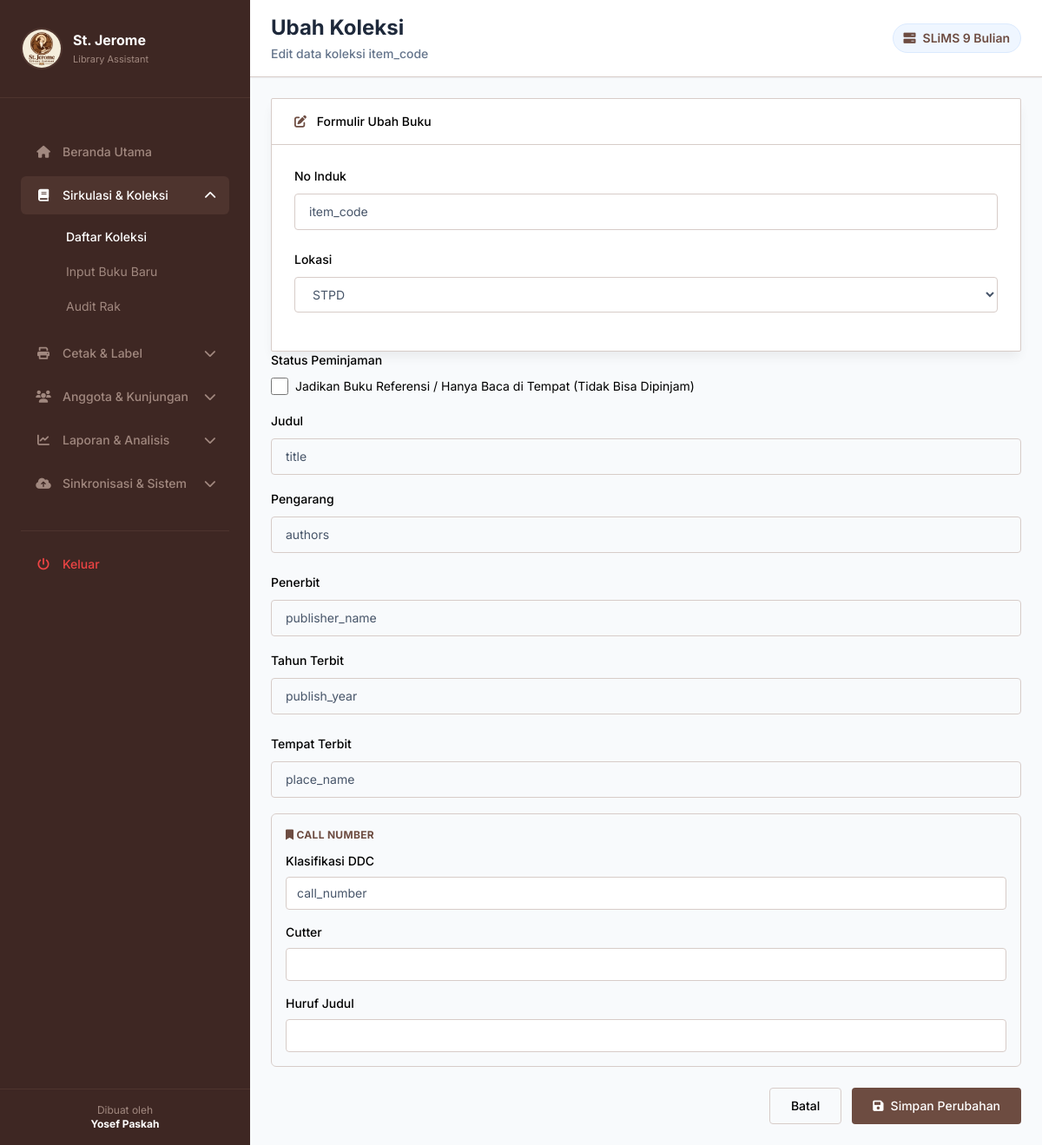
Screenshot of /koleksi/edit/28328 (signed in) with the database file from the repository.
### tables this page shows
CREATE TABLE buku (
        id INTEGER PRIMARY KEY AUTOINCREMENT,
        no_induk TEXT UNIQUE NOT NULL,
        judul TEXT NOT NULL,
        gmd TEXT DEFAULT 'Text',
        edisi TEXT,
        isbn TEXT,
        penerbit TEXT,
        tahun_terbit TEXT,
        deskripsi_fisik TEXT,
        judul_seri TEXT,
        klasifikasi TEXT,
        cutter TEXT,
        huruf_judul TEXT,
        bahasa TEXT DEFAULT 'Indonesia',
        tempat_terbit TEXT,
        copy_ke INTEGER DEFAULT 1,
        catatan TEXT,
        pengarang TEXT,
        subjek TEXT,
        status_buku TEXT DEFAULT 'BELI',
        lokasi TEXT DEFAULT 'STPD',
        tgl_terima TEXT
    , gambar_sampul TEXT, is_reference_only INTEGER DEFAULT 0);

### app.py (the view, shortened to what this page needs)
@app.route('/koleksi/edit/<int:id>', methods=['GET', 'POST'])
@login_required
def edit_koleksi(id):
    conn = database.get_db_connection()
    buku = conn.execute('SELECT * FROM buku WHERE id = ?', (id,)).fetchone()
    conn.close()
    return render_template('edit_koleksi.html', buku=buku)

### app.py (called while the page is built)
def login_required(f):
    @wraps(f)
    def decorated_function(*args, **kwargs):
        if 'logged_in' not in session:
            return redirect(url_for('login', next=request.url))
        return f(*args, **kwargs)
    return decorated_function

### database.py (called while the page is built)
def get_db_connection():
    conn = sqlite3.connect(DB_NAME)
    conn.row_factory = sqlite3.Row
    return conn

### templates/edit_koleksi.html (shortened to what this page needs)
{% extends 'layout.html' %}
{% block page_title %}Ubah Koleksi{% endblock %}
{% block page_subtitle %}Edit data koleksi {{ buku.no_induk }}{% endblock %}
{% block content %}
<div class="rounded-sm border border-stroke bg-white shadow-default w-full max-w-4xl mx-auto">
    <div class="border-b border-stroke py-4 px-6.5">
        <h3 class="font-medium text-black">
            <i class="fa-solid fa-pen-to-square mr-2 text-primary"></i> Formulir Ubah Buku
        </h3>
    </div>
    <form method="POST" class="p-6.5">
        <div class="mb-4.5 flex flex-col gap-6 xl:flex-row">
            <div class="w-full xl:w-1/2">
                <label class="mb-2.5 block text-black font-medium text-sm">No Induk</label>
                <input type="text" name="no_induk" value="{{ buku.no_induk }}" required class="w-full rounded border-[1.5px] border-stroke bg-transparent py-2.5 px-4 outline-none transition focus:border-primary active:border-primary">
            </div>
            <div class="w-full xl:w-1/2">
                <label class="mb-2.5 block text-black font-medium text-sm">Lokasi</label>
                <select name="lokasi" class="w-full rounded border-[1.5px] border-stroke bg-transparent py-2.5 px-4 outline-none transition focus:border-primary active:border-primary">
                    <option value="STPD" {% if buku.lokasi == 'STPD' %}selected{% endif %}>STPD</option>
                </select>
            </div>
        </div>        </div>
        <div class="mb-5 flex flex-col xl:flex-row gap-5">
            <div class="w-full">
                <label class="mb-2.5 block text-black font-medium text-sm">Status Peminjaman</label>
                <label class="flex items-center gap-2 cursor-pointer">
                    <input type="checkbox" name="is_reference_only" value="1" {% if buku.is_reference_only %}checked{% endif %} class="w-5 h-5 rounded border-stroke text-primary focus:ring-primary">
                    <span class="text-black">Jadikan Buku Referensi / Hanya Baca di Tempat (Tidak Bisa Dipinjam)</span>
                </label>
            </div>
        </div>
        <div class="mb-4.5">
            <label class="mb-2.5 block text-black font-medium text-sm">Judul</label>
            <input type="text" name="judul" value="{{ buku.judul }}" required class="w-full rounded border-[1.5px] border-stroke bg-transparent py-2.5 px-4 outline-none transition focus:border-primary active:border-primary">
        </div>
        <div class="mb-4.5 flex flex-col gap-6 xl:flex-row">
            <div class="w-full xl:w-1/2">
                <label class="mb-2.5 block text-black font-medium text-sm">Pengarang</label>
                <input type="text" name="pengarang" value="{{ buku.pengarang }}" class="w-full rounded border-[1.5px] border-stroke bg-transparent py-2.5 px-4 outline-none transition focus:border-primary active:border-primary">
            </div>
            <div class="w-full xl:w-1/2">
                <label class="mb-2.5 block text-black font-medium text-sm">Penerbit</label>
                <input type="text" name="penerbit" value="{{ buku.penerbit }}" class="w-full rounded border-[1.5px] border-stroke bg-transparent py-2.5 px-4 outline-none transition focus:border-primary active:border-primary">
            </div>
        </div>
        <div class="mb-4.5 flex flex-col gap-6 xl:flex-row">
            <div class="w-full xl:w-1/2">
                <label class="mb-2.5 block text-black font-medium text-sm">Tahun Terbit</label>
                <input type="text" name="tahun_terbit" value="{{ buku.tahun_terbit }}" class="w-full rounded border-[1.5px] border-stroke bg-transparent py-2.5 px-4 outline-none transition focus:border-primary active:border-primary">
            </div>
            <div class="w-full xl:w-1/2">
                <label class="mb-2.5 block text-black font-medium text-sm">Tempat Terbit</label>
                <input type="text" name="tempat_terbit" value="{{ buku.tempat_terbit }}" class="w-full rounded border-[1.5px] border-stroke bg-transparent py-2.5 px-4 outline-none transition focus:border-primary active:border-primary">
            </div>
        </div>
        <div class="mb-6 rounded-md border border-stroke bg-slate-50 p-4">
            <div class="mb-3 text-xs font-bold text-primary uppercase tracking-wide">
                <i class="fa-solid fa-bookmark text-primary"></i> Call Number
            </div>
            <div class="flex flex-col gap-4 xl:flex-row">
                <div class="w-full xl:w-1/3">
                    <label class="mb-2 block text-black font-medium text-sm">Klasifikasi DDC</label>
                    <input type="text" name="klasifikasi" value="{{ buku.klasifikasi }}" class="w-full rounded border-[1.5px] border-stroke bg-white py-2 px-3 outline-none transition focus:border-primary active:border-primary">
                </div>
                <div class="w-full xl:w-1/3">
                    <label class="mb-2 block text-black font-medium text-sm">Cutter</label>
                    <input type="text" name="cutter" value="{{ buku.cutter }}" class="w-full rounded border-[1.5px] border-stroke bg-white py-2 px-3 outline-none transition focus:border-primary active:border-primary">
                </div>
                <div class="w-full xl:w-1/3">
                    <label class="mb-2 block text-black font-medium text-sm">Huruf Judul</label>
                    <input type="text" name="huruf_judul" value="{{ buku.huruf_judul }}" class="w-full rounded border-[1.5px] border-stroke bg-white py-2 px-3 outline-none transition focus:border-primary active:border-primary">
                </div>
            </div>
        </div>
        <div class="flex justify-end gap-3">
            <a href="/koleksi?lokasi={{ buku.lokasi }}" class="rounded border border-stroke py-2.5 px-6 font-medium text-black hover:bg-slate-100 transition">Batal</a>
            <button type="submit" class="flex items-center gap-2 rounded bg-primary py-2.5 px-6 font-medium text-white hover:bg-opacity-90 transition">
                <i class="fa-solid fa-save"></i> Simpan Perubahan
            </button>
        </div>
</div>
{% endblock %}

### static/css/style.css (style rules this page uses)
:root { --navy: #0f172a; --navy-mid: #1e293b; --navy-light: #334155; --accent: #3b82f6; --accent-dark: #2563eb; --success: #10b981; --warning: #f59e0b; --danger: #ef4444; --bg: #f1f5f9; --card-bg: #ffffff; --text-main: #0f172a; --text-muted: #64748b; --border: #e2e8f0; --sidebar-w: 260px; }
* { box-sizing: border-box; margin: 0; padding: 0; }
body { font-family: 'Inter', sans-serif; background-color: var(--bg); color: var(--text-main); display: flex; min-height: 100vh; overflow-x: hidden; }

### rows the page displays
buku: no_induk "item_code", lokasi "STPD", judul "title", pengarang "authors", penerbit "publisher_name", tahun_terbit "publish_year", tempat_terbit "place_name", klasifikasi "call_number"
